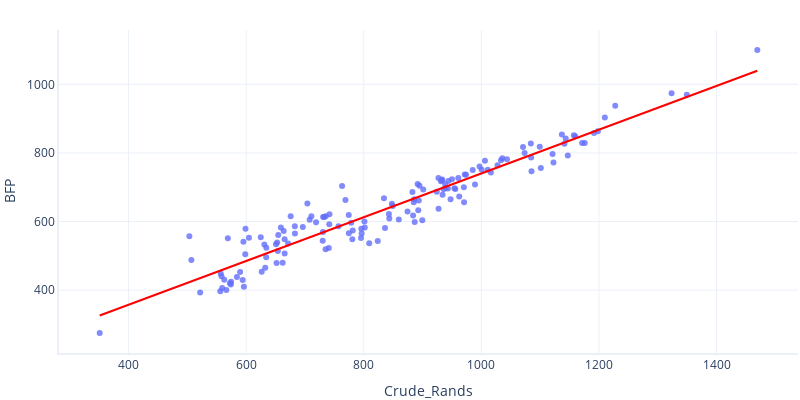

Write notebook code for a chart like this one.
### Markdown cell above
Plotly Way

### Code cell
import plotly.express as px

#Show a graph of the result
px.scatter(data, x='Crude_Rands', y='BFP', trendline='ols', trendline_color_override='red', width=800, height=400)

### Figure 1 — Plotly figure (JSON) as saved in the notebook; plotly's stock layout.template omitted (floating-point values rounded to 4 significant figures; data arrays with more than 128 entries replaced by an {"elided": "..."} marker saying what was removed)
{"data": [{"hovertemplate": "Crude_Rands=%{x}<br>BFP=%{y}<extra></extra>", "legendgroup": "", "marker": {"color": "#636efa", "symbol": "circle"}, "mode": "markers", "name": "", "orientation": "v", "showlegend": false, "type": "scatter", "x": {"elided": "147 float values"}, "xaxis": "x", "y": {"elided": "147 float values"}, "yaxis": "y"}, {"hovertemplate": "<b>OLS trendline</b><br>BFP = 0.637867 * Crude_Rands + 102.272<br>R<sup>2</sup>=0.907839<br><br>Crude_Rands=%{x}<br>BFP=%{y} <b>(trend)</b><extra></extra>", "legendgroup": "", "line": {"color": "red"}, "marker": {"color": "#636efa", "symbol": "circle"}, "mode": "lines", "name": "", "showlegend": false, "type": "scatter", "x": {"elided": "147 float values"}, "xaxis": "x", "y": {"elided": "147 float values"}, "yaxis": "y"}], "layout": {"height": 400, "legend": {"tracegroupgap": 0}, "width": 800, "xaxis": {"anchor": "y", "domain": [0, 1], "title": {"text": "Crude_Rands"}}, "yaxis": {"anchor": "x", "domain": [0, 1], "title": {"text": "BFP"}}}}
